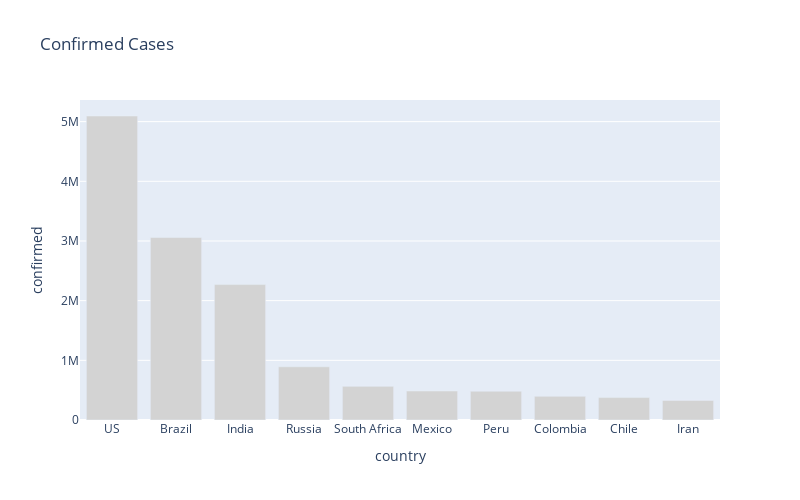

This figure's notebook cell:
### Markdown cell above
## Bar Charts: Top Ten Worst Affected Countries

### Code cell
px.bar(
    sorted_country_df.head(10),
    x = "country",
    y = "confirmed",
    title= "Confirmed Cases", # the axis names
    color_discrete_sequence=["lightgrey"], 
    height=500,
    width=800
)

### Figure 1 — Plotly figure (JSON) as saved in the notebook; plotly's stock layout.template omitted (floating-point values rounded to 4 significant figures)
{"data": [{"alignmentgroup": "True", "hovertemplate": "country=%{x}<br>confirmed=%{y}<extra></extra>", "legendgroup": "", "marker": {"color": "lightgrey"}, "name": "", "offsetgroup": "", "orientation": "v", "showlegend": false, "textposition": "auto", "type": "bar", "x": ["US", "Brazil", "India", "Russia", "South Africa", "Mexico", "Peru", "Colombia", "Chile", "Iran"], "xaxis": "x", "y": [5094400, 3057470, 2268675, 890799, 563598, 485836, 483133, 397623, 375044, 328844], "yaxis": "y"}], "layout": {"barmode": "relative", "height": 500, "legend": {"tracegroupgap": 0}, "title": {"text": "Confirmed Cases"}, "width": 800, "xaxis": {"anchor": "y", "domain": [0, 1], "title": {"text": "country"}}, "yaxis": {"anchor": "x", "domain": [0, 1], "title": {"text": "confirmed"}}}}
